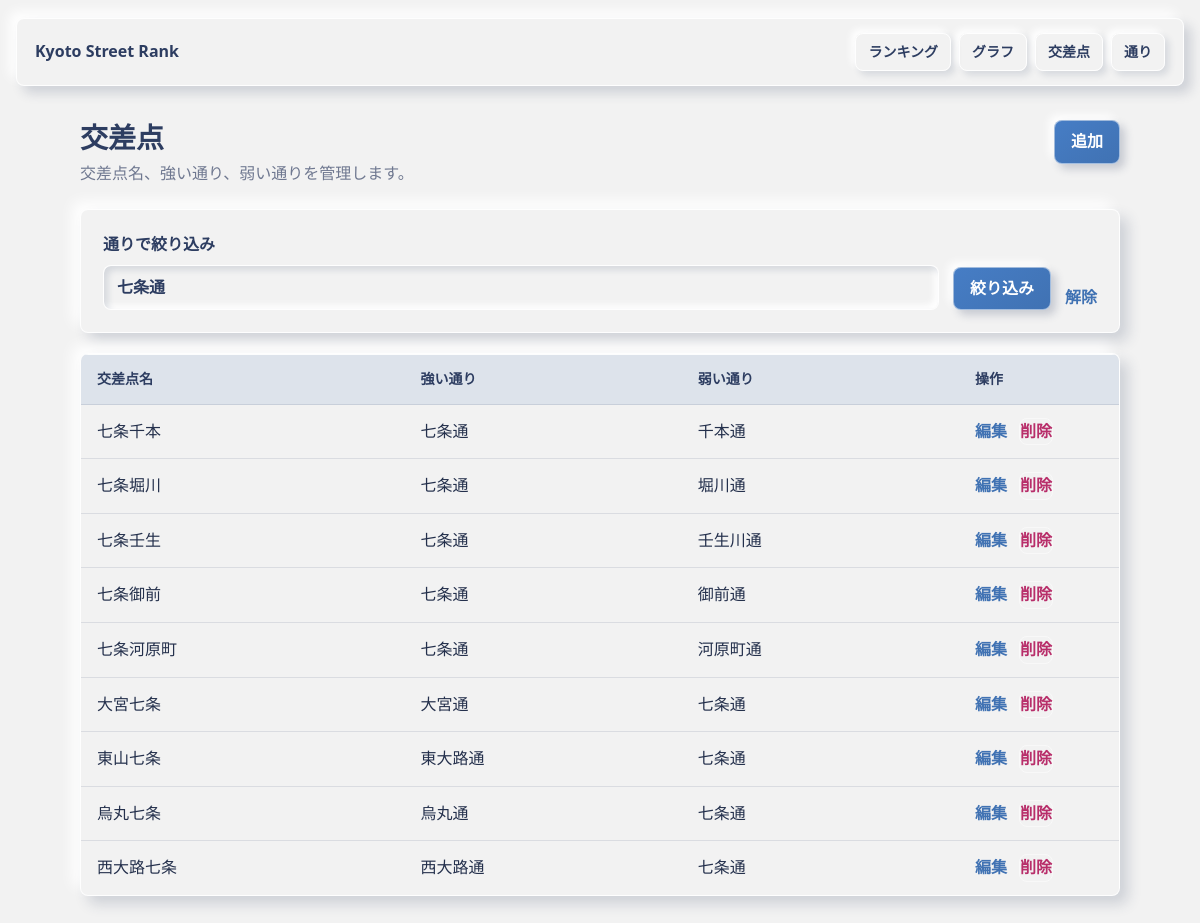
/intersections?street=七条通, run on an earlier commit of the app's database.
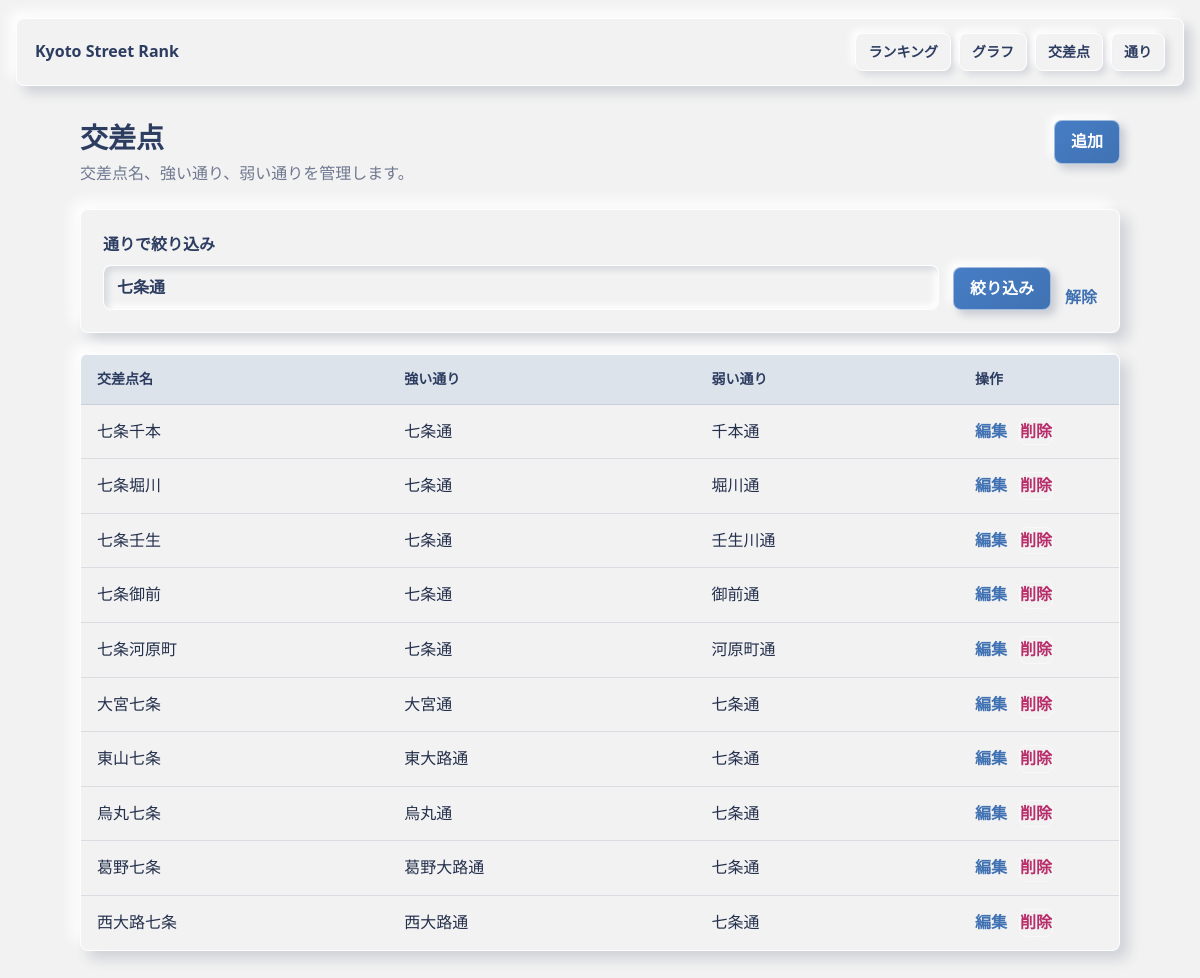
And on a later commit of the database.
### src/models.py (models this page shows)
class Intersection(db.Model):
    __tablename__ = "intersections"
    __table_args__ = (
        UniqueConstraint("name", name="uq_intersections_name"),
        UniqueConstraint("pair_key", name="uq_intersections_pair_key"),
        CheckConstraint("winner_street_id != loser_street_id", name="ck_different_streets"),
    )
    id = db.Column(db.Integer, primary_key=True)
    name = db.Column(db.String(120), nullable=False)
    pair_key = db.Column(db.String(80), nullable=False)
    winner_street_id = db.Column(db.Integer, db.ForeignKey("streets.id"), nullable=False)
    loser_street_id = db.Column(db.Integer, db.ForeignKey("streets.id"), nullable=False)
    winner = db.relationship("Street", foreign_keys=[winner_street_id])
    loser = db.relationship("Street", foreign_keys=[loser_street_id])

class Street(db.Model):
    __tablename__ = "streets"
    id = db.Column(db.Integer, primary_key=True)
    name = db.Column(db.String(120), nullable=False, unique=True)

### src/routes.py (the view)
    @app.route("/intersections")
    def intersections_index():
        selected_street = request.args.get("street", "").strip()
        intersections_query = Intersection.query
        if selected_street:
            winner = aliased(Street)
            loser = aliased(Street)
            intersections_query = (
                intersections_query.join(winner, Intersection.winner)
                .join(loser, Intersection.loser)
                .filter((winner.name == selected_street) | (loser.name == selected_street))
            )
        intersections = intersections_query.order_by(Intersection.name).all()
        return render_template(
            "intersections/index.html",
            intersections=intersections,
            street_names=list_street_names(),
            selected_street=selected_street,
        )

### src/services.py (called while the page is built)
def list_street_names():
    streets = Street.query.order_by(Street.name).all()
    return [street.name for street in streets]

### templates/intersections/index.html (shortened to what this page needs)
{% extends "base.html" %}
{% block content %}
  <div class="page-head">
    <div>
      <h1>交差点</h1>
      <p>交差点名、強い通り、弱い通りを管理します。</p>
    </div>
    <a class="button" href="{{ url_for('intersections_new', street=selected_street) if selected_street else url_for('intersections_new') }}">追加</a>
  </div>
  <form class="filter-bar" method="get">
    <label>
      通りで絞り込み
      <input name="street" list="street-options" value="{{ selected_street }}" placeholder="通り名を選択または入力">
    </label>
    <button class="button" type="submit">絞り込み</button>
    {% if selected_street %}
      <a href="{{ url_for('intersections_index') }}">解除</a>
    {% endif %}
  </form>
  {% if intersections %}
    <table>
      <thead>
        <tr>
          <th>交差点名</th>
          <th>強い通り</th>
          <th>弱い通り</th>
          <th class="actions">操作</th>
        </tr>
      </thead>
      <tbody>
        {% for intersection in intersections %}
          <tr>
            <td>{{ intersection.name }}</td>
            <td>{{ intersection.winner.name }}</td>
            <td>{{ intersection.loser.name }}</td>
            <td class="actions">
              <a href="{{ url_for('intersections_edit', intersection_id=intersection.id, street=selected_street) if selected_street else url_for('intersections_edit', intersection_id=intersection.id) }}">編集</a>
              <form method="post" action="{{ url_for('intersections_delete', intersection_id=intersection.id) }}" onsubmit="return confirm('この交差点を削除しますか？');">
                <button class="link-button" type="submit">削除</button>
              </form>
            </td>
          </tr>
        {% endfor %}
      </tbody>
    </table>
  {% else %}
    <section class="empty">
      <h2>{% if selected_street %}該当する交差点がありません{% else %}交差点がありません{% endif %}</h2>
      <p>{% if selected_street %}別の通りで絞り込むか、フィルタを解除してください。{% else %}交差点を追加すると通りも自動で登録されます。{% endif %}</p>
    </section>
  {% endif %}
{% endblock %}

What changed in the data, as far as the page shows it:
added Intersection: name "葛野七条", winner.name "葛野大路通", loser.name "七条通"
